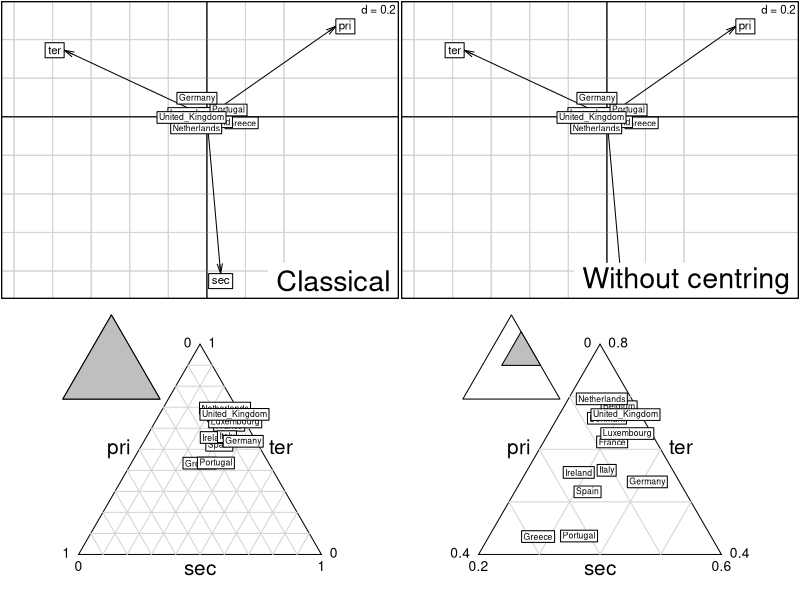

R code for this plot:
library(ade4)


### Name: suprow
### Title: Projections of Supplementary Rows
### Aliases: suprow suprow.coa suprow.pca suprow.dudi suprow.fca
###   predict.dudi suprow.acm suprow.mix
### Keywords: multivariate

### ** Examples

data(euro123)
par(mfrow = c(2, 2))
w <- euro123[[2]]
dudi1 <- dudi.pca(w, scal = FALSE, scan = FALSE)

if(adegraphicsLoaded()) {
  g11 <- s.arrow(dudi1$c1, psub.text = "Classical", psub.posi = "bottomright", plot = FALSE)
  g12 <- s.label(suprow(dudi1, w)$tabsup, plab.cex = 0.75, plot = FALSE)
  g1 <- superpose(g11, g12)
  
  g21 <- s.arrow(dudi1$c1, psub.text = "Without centring", psub.posi = "bottomright", plot = FALSE)
  g22 <- s.label(suprow(dudi1, w)$tabsup, plab.cex = 0.75, plot = FALSE)
  g2 <- superpose(g21, g22) 
  
  g3 <- triangle.label(w, plab.cex = 0.75, label = row.names(w), adjust = FALSE, plot = FALSE)
  g4 <- triangle.label(w, plab.cex = 0.75, label = row.names(w), adjust = TRUE, plot = FALSE)
  
  G <- ADEgS(list(g1, g2, g3, g4), layout = c(2, 2))
  
} else {
  s.arrow(dudi1$c1, sub = "Classical", possub = "bottomright", csub = 2.5)
  s.label(suprow(dudi1, w), add.plot = TRUE, clab = 0.75)
  
  s.arrow(dudi1$c1, sub = "Without centring", possub = "bottomright", csub = 2.5)
  s.label(suprow(dudi1, w), clab = 0.75, add.plot = TRUE)
  
  triangle.plot(w, clab = 0.75, label = row.names(w), scal = FALSE)
  triangle.plot(w, clab = 0.75, label = row.names(w), scal = TRUE)
}

data(rpjdl)
rpjdl.coa <- dudi.coa(rpjdl$fau, scann = FALSE, nf = 4)
rpjdl.coa$li[1:3, ]
suprow(rpjdl.coa,rpjdl$fau[1:3, ])$lisup  #the same

data(deug)
deug.dudi <- dudi.pca(df = deug$tab, center = deug$cent, scale = FALSE, scannf = FALSE)
suprow(deug.dudi, deug$tab[1:3, ])$lisup  #the supplementary individuals are centered
deug.dudi$li[1:3, ]  # the same
